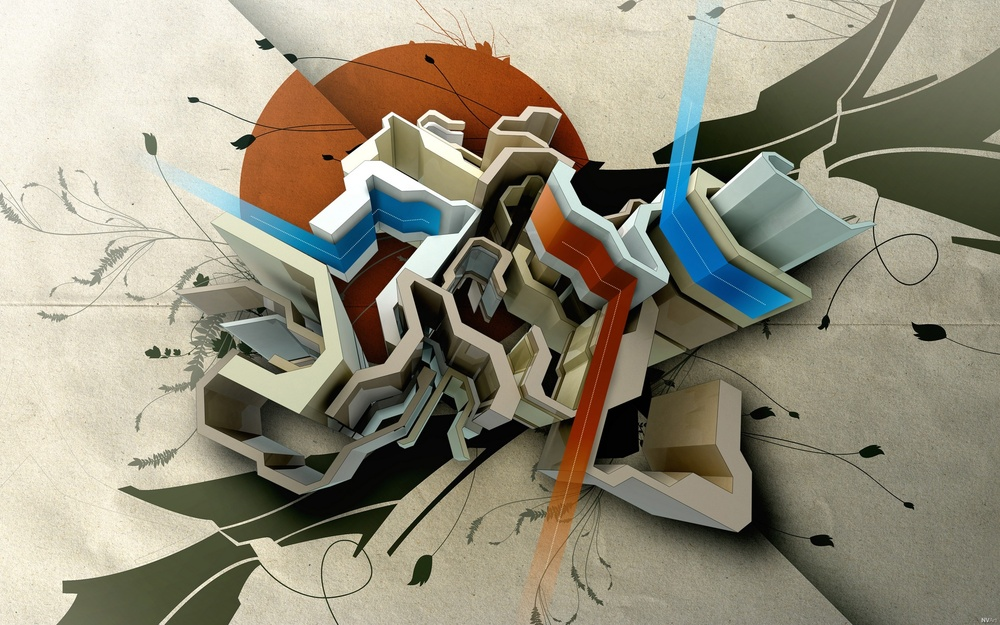
//> input picture images/in.jpg, 1000 x 625 px, shrunk from 1920 x 1200 before the run
$ ./laplacian ../images/in.jpg   (built with g++ and OpenCV 4)
//> lines starting //> are read from the running program, lines starting //| are printed output that depends on the picture
#include <opencv2/opencv.hpp>
#include <vector>
#include <chrono>

int main(int argc, char **argv)
{
    cv::Mat m_in = cv::imread(argv[1], cv::IMREAD_GRAYSCALE);
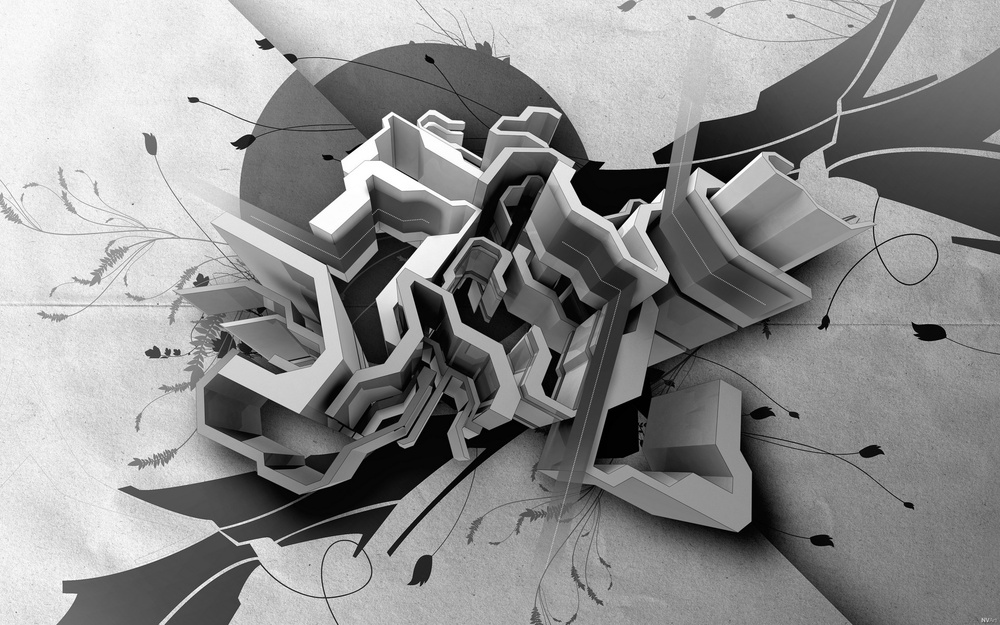
//> m_in: 625 rows x 1000 cols, CV_8UC1; min 0, max 255, mean 143.5
    uchar *rgb = m_in.data;

    std::vector<unsigned char> g(m_in.rows * m_in.cols);
    cv::Mat m_out(m_in.rows, m_in.cols, CV_8UC1, g.data());

    auto start = std::chrono::system_clock::now();

    unsigned int i, j;

    int res;
    auto width = m_in.cols;
//> width = 1000
    auto height = m_in.rows;
//> height = 625

    for (j = 1; j < height - 1; ++j)
    {
        for (i = 1; i < width - 1; ++i)
        {
            res = 0 * rgb[((j - 1) * width + i - 1)] + -1 * rgb[((j - 0) * width + i - 1)] + 0 * rgb[((j + 1) * width + i - 1)] +
                  -1 * rgb[((j - 1) * width + i - 0)] + 4 * rgb[((j - 0) * width + i + 0)] + -1 * rgb[((j + 1) * width + i + 0)] +
                  0 * rgb[((j - 1) * width + i + 1)] + -1 * rgb[((j - 0) * width + i + 1)] + 0 * rgb[((j + 1) * width + i + 1)];

            res = res > 255 ? res = 255 : res;
            res = res < 0 ? res = 0 : res;

            g[j * width + i] = res;
        }
    }
//> this loop made 623 passes
//> res on passes 1 to 3: 7, 0, 0
//> after the loop, res = 0; g = 625000 items

    auto stop = std::chrono::system_clock::now();

    auto duration = stop - start;
    auto ms = std::chrono::duration_cast<std::chrono::milliseconds>(duration).count();

    std::cout << ms << std::endl;

    cv::imwrite("outcpp.jpg", m_out);
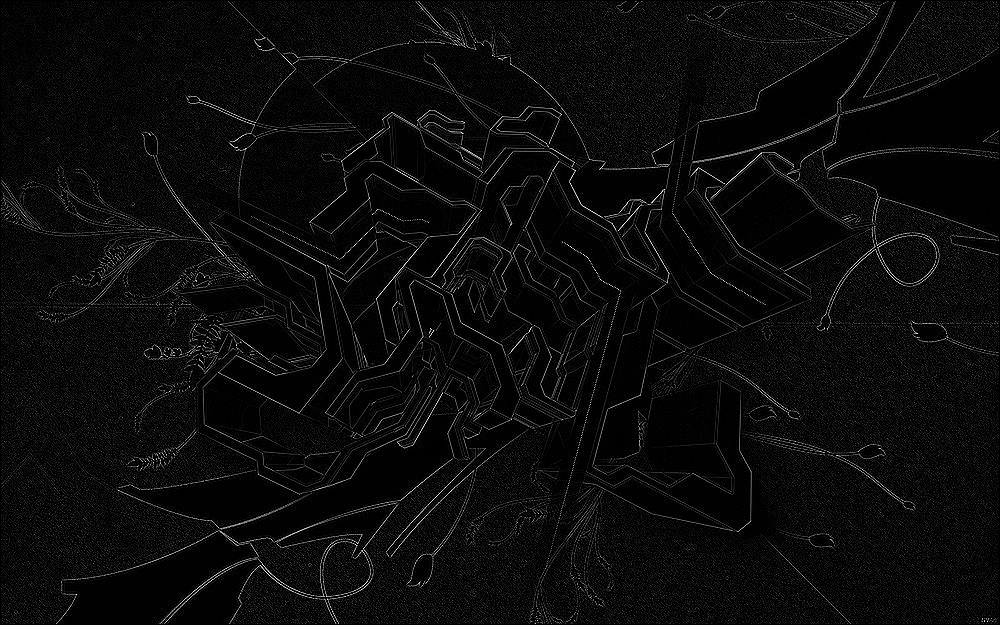
//> saved as outcpp.jpg: 625 rows x 1000 cols, CV_8UC1; min 0, max 255, mean 11

    return 0;
}
